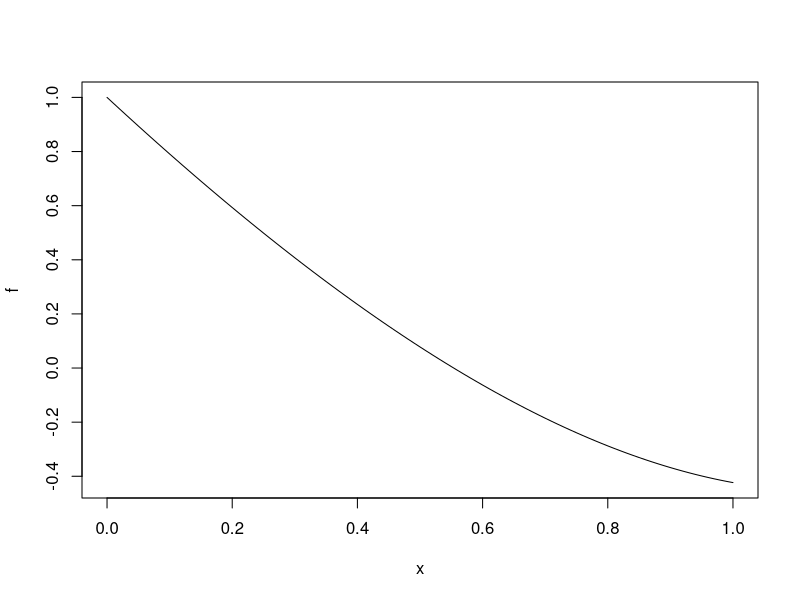

The R script that drew this image:
## ---- chunk 1
f <- function (x) {
  return (exp(x) - pi*x)
}

plot(f)

## ---- chunk 2

fprima <- function(x){
  return (exp(x) - pi)
} 

newtonR <- function(x){

  E <- 1
  error <- 1e-5
  x1<-0 
  iteraciones<-0
  
  while(error < E){
    
    iteraciones <- iteraciones+1  
    x1 <- x - f(x)/fprima(x)
    E <- abs(x1-x)/abs(x1)
    x <- x1
    
  }
  E <<- E
  iteraciones <<- iteraciones
  
  return(x)
  
}


cat("Primera raiz: ", newtonR(1), "\nError: ", E , "\nIteraciones:", iteraciones)

cat("Segunda raiz: ", newtonR(2), "\nError: ", E, "\nIteraciones:", iteraciones)
## ---- chunk 3

biseccion <- function(a,b){
  
  
  E <- b-a
  error<- 1e-5
  x<-0
  iteraciones<-0
  
  while (error < E){
      
    x<- (a+b)/2
    
    if(f(x)*f(a) < 0 )
      b = x
    if(f(x)*f(b) < 0)
      a = x
    
    E <- (b-a)/2
    
    iteraciones<-iteraciones+1
  }
  iteraciones <<- iteraciones
  E <<- E
  return(x)
}

E<-0

cat("La primera raiz es: ", biseccion(0,1), "\nError: ", E, "\nIteraciones:", iteraciones)

cat("La segunda raiz es: ", biseccion(1,2), "\nError: ", E, "\nIteraciones:", iteraciones)

## ---- chunk 4

g <- function (x) {
  return (exp(x)/pi)
}

puntofijo <- function(a,b){
  
  error<-1e-5
  x<- a
  E<-b-a
  iteraciones<-0
  
  while(error < E)
  {
    x1 <- g(x)
    
    if(x != x1){
      x <- x + pasos
    }
    
    E <- abs(x1 -x)/abs(x1)
    
    iteraciones <- iteraciones+1
  }
  iteraciones <<- iteraciones
  E <<- E
  
  return (x)
}

pasos<-1/10000

E<-0
cat("Primera raiz: ", puntofijo(0,1), "\nError: ", E, "\nIteraciones:", iteraciones)

cat("Segunda raiz: ", puntofijo(1,2), "\nError: ", E, "\nIteraciones:", iteraciones)

